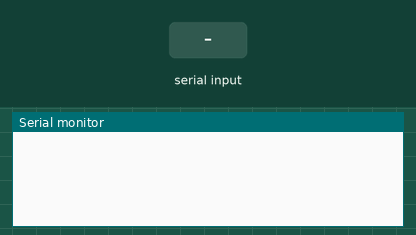
Bench run of a sketch on a simulated Arduino Uno, built with avr-gcc and run on an emulated ATmega328P. Shown: the last lines printed to the serial monitor. Wiring (inferred from the names in the program): 2×3 keypad with keys 0 A B C D E: rows pin 7, pin 8; columns pin 4, pin 5, pin 6. The inputs (shaded band) are chosen by the test bench.

Above: at 1.2 s.
1.3 s: "90,45\n" received over Serial
At 2.5 s:
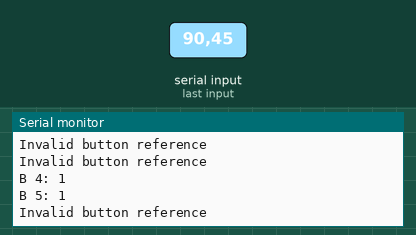
3.1 s: "30,150\n" received over Serial
At 3.41 s:
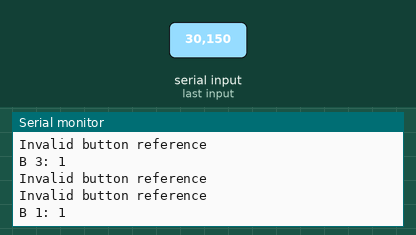
Timing chart, 0 to 6.1 s (numbered marks = the images above; inputs shaded):
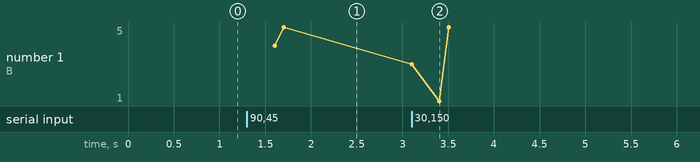

The sketch:

button_array_4_serial_polling.ino
```cpp
/*
 * This example will give button output only when asked from serial
 *
 */
#define buttonRow_1 7
#define buttonRow_2 8
#define buttonCol_1 4
#define buttonCol_2 5
#define buttonCol_3 6
byte buttonVal_1 = 0;
byte buttonVal_2 = 0;
byte buttonVal_3 = 0;
byte buttonVal_4 = 0;
byte buttonVal_5 = 0;
byte buttonVal_6 = 0;
byte *buttonValues [6] = {&buttonVal_1, &buttonVal_2, &buttonVal_3,
                          &buttonVal_4, &buttonVal_5, &buttonVal_6};
byte button_config  [3] [5] = {{LOW, HIGH, HIGH, 0, 3},
                               {HIGH, LOW, HIGH, 1, 5},
                               {HIGH, HIGH, LOW, 2, 4}};
void setup() {
  // put your setup code here, to run once:
  Serial.begin (9600);
  pinMode (buttonRow_1, INPUT);
  pinMode (buttonRow_2, INPUT);
  pinMode (buttonCol_1, OUTPUT);
  pinMode (buttonCol_2, OUTPUT);
  pinMode (buttonCol_3, OUTPUT);
}
void loop() {
  // put your main code here, to run repeatedly:
  for (int i=0; i<3; i++){
    buttonRead(button_config[i][0], button_config[i][1], button_config[i][2], buttonValues[button_config[i][3]], buttonValues[button_config[i][4]]);
  }
  if(Serial.available()>0){
    byte value = Serial.read()-48;
    if(value > 0 && value < 7) {
      Serial.print("B "); Serial.print(value); Serial.print(": ");
      Serial.print(*buttonValues[value-1]);
      Serial.println();
    }
    else Serial.println("Invalid button reference");
  }
//  Serial.print("B ");
//  for(int i = 0; i < 6; i++){
//    Serial.print(*buttonValues[i]);
//    if(i != 5) Serial.print(", ");
//  }
//  Serial.println();
  delay(100);
}
void buttonRead (bool col1_val, bool col2_val, bool col3_val, byte *val_1, byte *val_2){

  digitalWrite(buttonCol_1, col1_val);
  digitalWrite(buttonCol_2, col2_val);
  digitalWrite(buttonCol_3, col3_val);
  *val_1 = digitalRead (buttonRow_1);
  *val_2 = digitalRead (buttonRow_2);
}
```

Measured:
- after the input at 1.3 s, the serial monitor: prints a new line at once (image 1)
- after the input at 3.1 s, the serial monitor: prints a new line at once (image 2)
